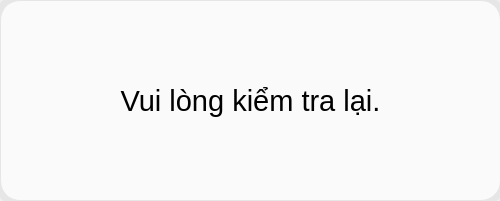
<?xml version="1.0" encoding="UTF-8"?>
<ui version="4.0">
 <class>Form_err_send_robot</class>
 <widget class="QWidget" name="Form_err_send_robot">
  <property name="geometry">
   <rect>
    <x>0</x>
    <y>0</y>
    <width>500</width>
    <height>201</height>
   </rect>
  </property>
  <property name="windowTitle">
   <string>Form</string>
  </property>
  <property name="styleSheet">
   <string notr="true"/>
  </property>
  <widget class="QFrame" name="frame">
   <property name="geometry">
    <rect>
     <x>0</x>
     <y>0</y>
     <width>500</width>
     <height>201</height>
    </rect>
   </property>
   <property name="minimumSize">
    <size>
     <width>500</width>
     <height>200</height>
    </size>
   </property>
   <property name="maximumSize">
    <size>
     <width>750</width>
     <height>550</height>
    </size>
   </property>
   <property name="styleSheet">
    <string notr="true">background-color: rgb(230, 230, 230);
border-radius: 5px;
box-shadow: 5px 5px 10px rgba(0, 0, 0, 0.5);</string>
   </property>
   <property name="frameShape">
    <enum>QFrame::WinPanel</enum>
   </property>
   <property name="frameShadow">
    <enum>QFrame::Raised</enum>
   </property>
   <widget class="QPushButton" name="Button_xacnhan_capnhat">
    <property name="geometry">
     <rect>
      <x>0</x>
      <y>0</y>
      <width>501</width>
      <height>201</height>
     </rect>
    </property>
    <property name="font">
     <font>
      <family>MS Shell Dlg 2</family>
      <pointsize>22</pointsize>
      <weight>9</weight>
      <italic>false</italic>
      <bold>false</bold>
     </font>
    </property>
    <property name="styleSheet">
     <string notr="true">QPushButton#Button_xacnhan_capnhat
{
    border-radius: 20px;
	font: 75 22pt &quot;MS Shell Dlg 2&quot;;
	border: 1px solid rgb(230, 230, 230);
	background-color: rgb(250, 250, 250);
/*border: 3px solid rgb(0, 0, 255);*/

}




</string>
    </property>
    <property name="text">
     <string>Vui lòng kiểm tra lại.</string>
    </property>
    <property name="icon">
     <iconset>
      <normaloff>icon/robot_err.png</normaloff>icon/robot_err.png</iconset>
    </property>
    <property name="iconSize">
     <size>
      <width>80</width>
      <height>80</height>
     </size>
    </property>
   </widget>
  </widget>
 </widget>
 <resources>
  <include location="resource.qrc"/>
 </resources>
 <connections/>
</ui>
